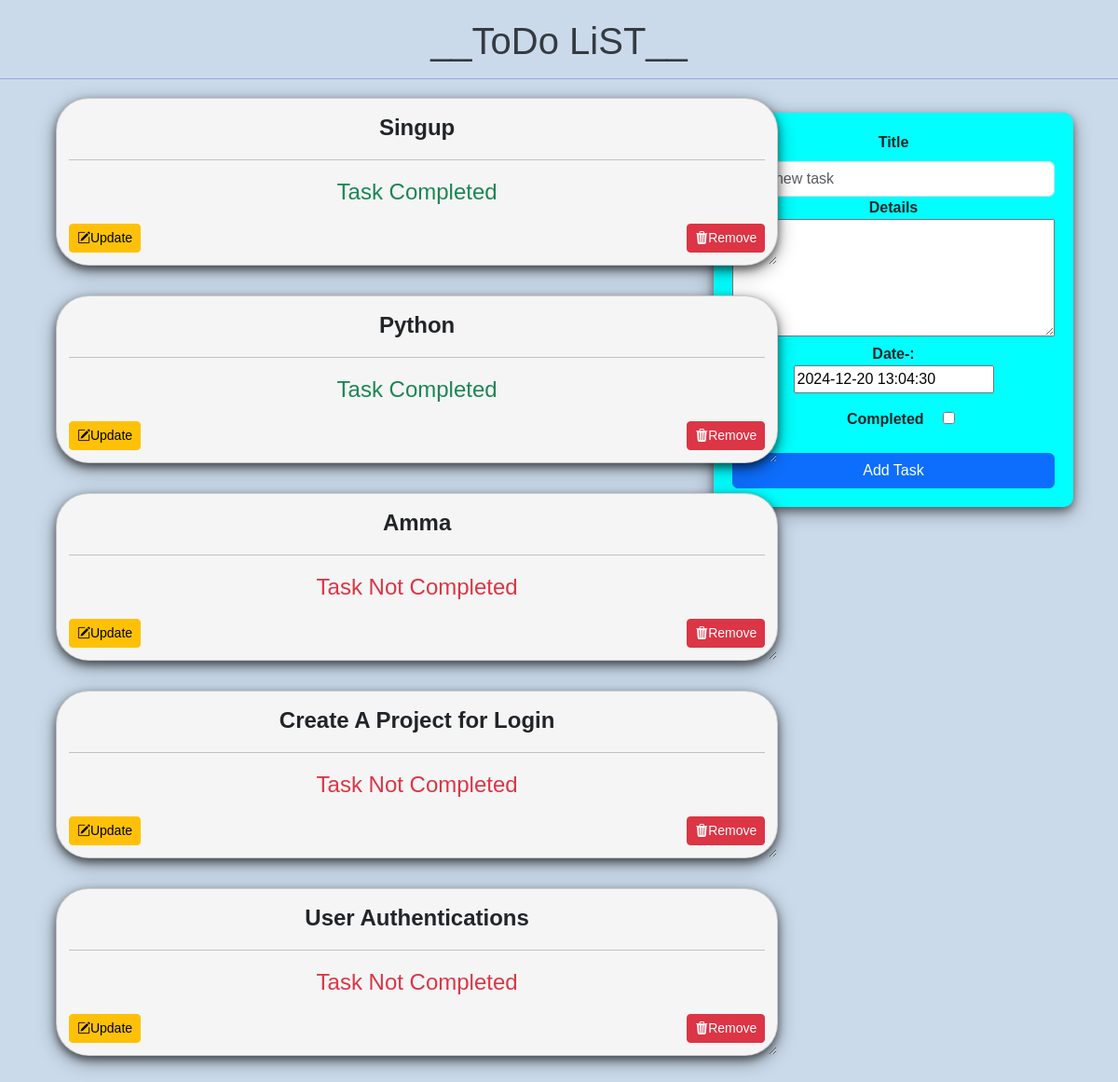
The page / on the database its author committed.
### tasks/models.py (models this page shows, shortened)
class Task(models.Model):
    title=models.CharField(max_length=100)
    details = models.TextField()
    date = models.DateTimeField(default=timezone.now)
    completed = models.BooleanField(default=False)
    created = models.DateTimeField(auto_now_add=True)

### tasks/views.py (the view, shortened to what this page needs)
# urls.py: path('',index,name='index'),
def index(request, pk=None ):
    tasks = Task.objects.all()
    form = Taskform()
    update_mode = False
    context = {'tasks': tasks,'form': form,'update_mode': update_mode,}
    return render(request, 'index.html', context)

### tasks/forms.py
class Taskform(forms.ModelForm):
    title = forms.CharField(
        widget=forms.TextInput(attrs={
            'class': 'form-control',  # Bootstrap class for input fields
            'placeholder': 'Add new task'  # Placeholder text
        })
    )
    class Meta:
        model = Task
        fields = '__all__'
        widgets = {
            'other_field_name': forms.TextInput(attrs={'class': 'form-control'}),'details':forms.Textarea(attrs={'rows':5,'cols':35})
        }

### tasks/templates/index.html (shortened to what this page needs)
<!DOCTYPE html>
<html lang="en">
<head>
    <link href="https://cdn.jsdelivr.net/npm/bootstrap@5.3.0/dist/css/bootstrap.min.css" rel="stylesheet">
    <link rel="stylesheet" href="https://cdn.jsdelivr.net/npm/bootstrap-icons@1.11.3/font/bootstrap-icons.min.css">
</head>
<body>
    <div class="class="container-fluid"">
    <h1>__ToDo LiST__</h1>
    <hr style="color: blue;size: 5px;">
    <div class="task-form mx-5"  style="float: right;">
        <center>
        <form action="" method="POST">
            <div class="mb-3">
                <center>
                <label for="taskTitle" class="form-label"><strong>Title</strong></label>
            </center>
                     {{form.title}}
                    <center>
                    <label for="details"><strong>Details</strong></label>
                </center>
                    {{form.details}}
                    <br>
                    <center>
                        <label for="date"><strong>Date-:</strong></label>
                    </center>
                        {{form.date}}
                        <br>
                    <label for="taskcompleted" class="form-label mt-3 mx-3"><strong>Completed</strong></label>
                    {{form.completed}}
            </div>
            <button type="submit" class="btn btn-primary w-100">{{ update_mode|yesno:"Update,Add Task" }}</button>
        </form>
        </center>
    </div>
    <div class="task-list mx-5" >
            <div class="row">
            <div class="col-12">
        {% for task in tasks %}
        <div class="card">
        <center>
            <b>{{ task.title }}</b>
        </center>
        <hr/>
            <div id="completed">
                <p>
                    {% if task.completed %}
                    <span class="text-success">Task Completed</span>
                    {% else %}
                    <span class="text-danger">Task Not Completed</span>
                    {% endif %}
                </p>
            </div>
            <div>
                <a href="{% url 'update' task.id %}" class="btn btn-sm btn-warning" style="float: left;"><i class="bi bi-pencil-square"></i>Update </a>
                <button class="btn btn-sm btn-danger"  style="float: right;" onclick="showDeleteConfirmation('{{ task.id }}', '{{ task.title }}')"><i class="bi bi-trash3-fill"></i>Remove</button>
            </div>
        </div>
        {% endfor %}
</div>
</div>
</body>
</html>

### tasks/templates/index.html (style rules this page uses)
.card { box-shadow: 0 4px 8px 0 rgba(0,0,0,0.5), 0 6px 20px 0 rgba(0,0,0,0.39); background: whitesmoke; margin-bottom : 5%; border-radius: 35px; padding : 2%; overflow: auto; resize: both; text-overflow: ellipsis; font-size: x-large; text-align: center; width: 120%; }
body { background-color: #cadaea; font-family: Arial, sans-serif; }
h1 { color: #343a40; text-align: center; margin-top: 20px; }
.task-form { max-width: 500px; margin: 20px auto; background-color: aqua; padding: 20px; border-radius: 10px; box-shadow: 0 4px 8px 0 rgba(0,0,0,0.4), 0 6px 20px 0 rgba(0,0,0,0.36); }
.task-list { max-width: 800px; margin: 20px auto; }

### rows shown on the page
Task: title "Singup", completed "Task Completed"
Task: title "Python", completed "Task Completed"
Task: title "Amma", completed "Task Not Completed"
Task: title "Create A Project for Login", completed "Task Not Completed"
Task: title "User Authentications", completed "Task Not Completed"

### other values the page prints
{{ update_mode|yesno:"Update,Add Task" }} "Add Task"
